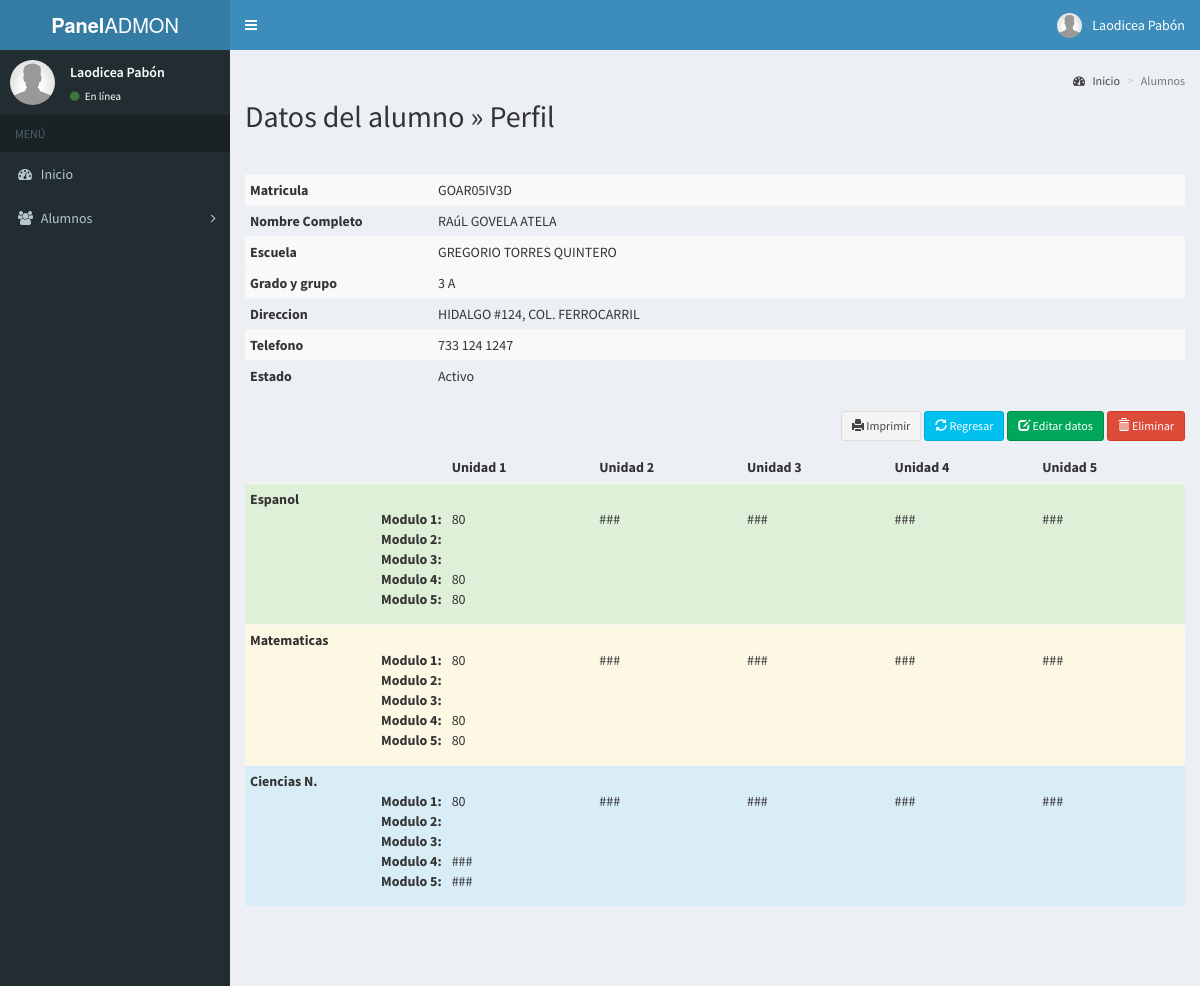
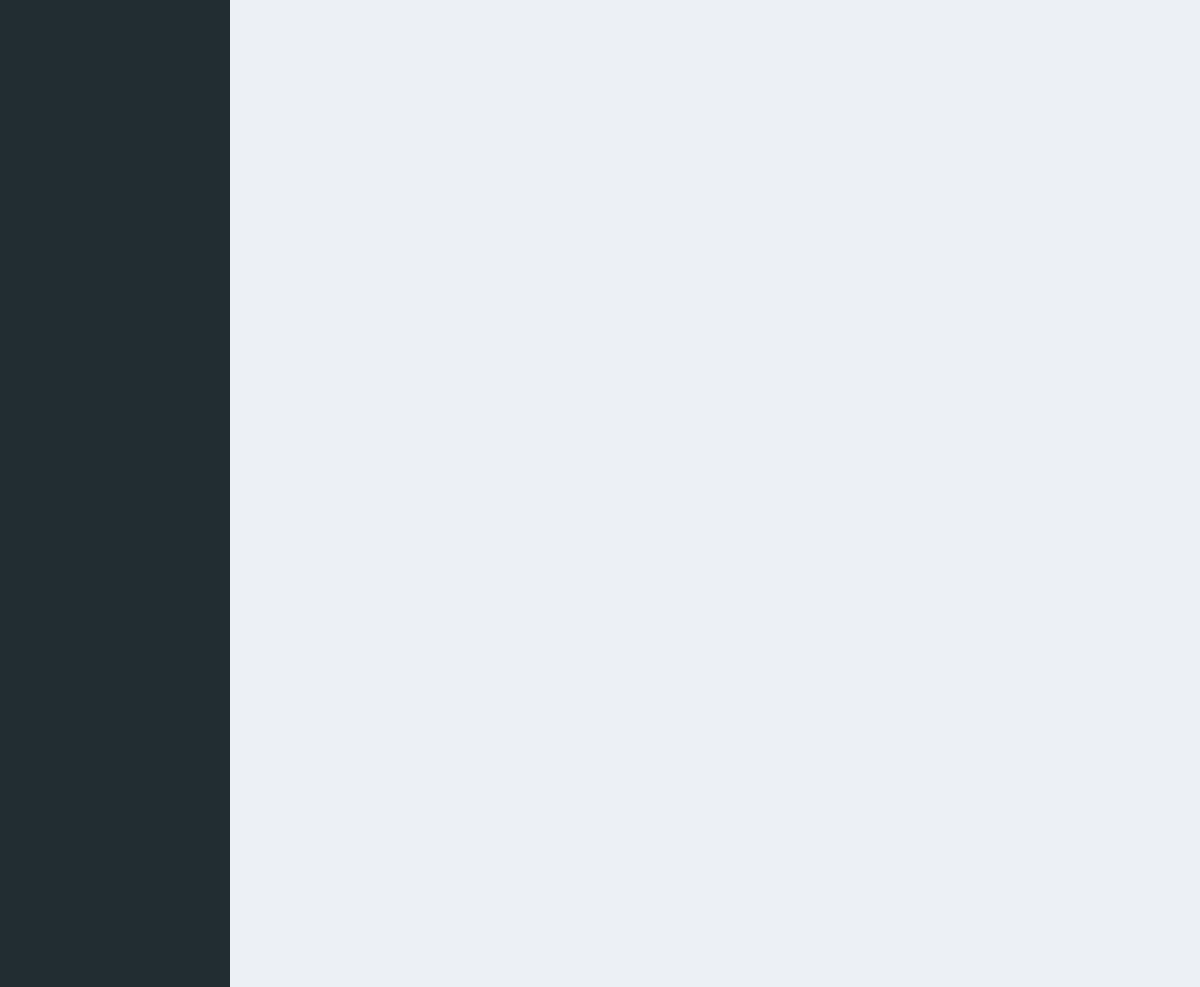
The app's page /admin/alumnos-perfil.php?nik=GoAR05IV3D (signed in) with its own data (2 pictures, top to bottom).
### tables this page shows
CREATE TABLE `alumno` (
  `matricula` varchar(12) NOT NULL,
  `nombre` varchar(50) DEFAULT NULL,
  `apellidoP` varchar(50) DEFAULT NULL,
  `apellidoM` varchar(50) DEFAULT NULL,
  `direccion` varchar(60) DEFAULT NULL,
  `telefono` varchar(15) DEFAULT NULL,
  `idEscuela` int(11) DEFAULT NULL,
  `idProfesor` int(11) DEFAULT NULL,
  `estatus` int(1) DEFAULT NULL,
  `grado` char(1) DEFAULT NULL,
  `grupo` char(1) DEFAULT NULL,
  `contrasena` varchar(45) DEFAULT NULL,
  `fechaN` datetime DEFAULT NULL
);

### admin/alumnos-perfil.php (the view, shortened to what this page needs)
<?php
   include_once("$_SERVER[DOCUMENT_ROOT]/Estadias/admin/bin/conexion.php");
  if($_SESSION["id_usuario"] == TRUE && $_SESSION["cargo"] == "admin" || $_SESSION["cargo"] == "profesor")
  {
?>
<!DOCTYPE html>
<html>
<head>
  <?php include_once(__DIR__."/bin/header.php"); ?>
</head>
<body class="hold-transition skin-blue sidebar-mini">
<div class="wrapper">
  <?php include_once(__DIR__."/bin/cabeza.php"); ?>
  <?php include_once(__DIR__."/bin/sidebar.php"); ?>
  <div class="content-wrapper">
    <section class="content-header">
      <ol class="breadcrumb">
        <li><a href="/Estadias/admin/"><i class="fa fa-dashboard"></i> Inicio</a></li>
        <li class="active">Alumnos</li>
      </ol>
    </section>
    <section class="content">
      <h2>Datos del alumno &raquo; Perfil</h2>
      <hr />
      <?php
      $nik = mysqli_real_escape_string($mysqli,(strip_tags($_GET["nik"],ENT_QUOTES)));
      $sql = mysqli_query($mysqli, "
        SELECT alumno.matricula as matricula, alumno.nombre as nombreA, alumno.apellidoP as apellidoP, alumno.apellidoM as apellidoM, alumno.grado as grado, alumno.grupo as grupo, alumno.estatus as estatus,
        (select escuela.nombre from alumno,escuela where alumno.matricula = '$nik'  and escuela.id = alumno.idescuela) as nombreescuela, alumno.direccion as direccion, alumno.telefono as telefono
        FROM alumno,escuela
        WHERE alumno.matricula='$nik'");
      if(mysqli_num_rows($sql) == 0){
      }else{
        $row = mysqli_fetch_assoc($sql);
      }
      ?>
      <table class="table table-striped table-condensed">
        <tr>
          <th width="20%">Matricula</th>
          <td><?php echo strtoupper($row['matricula']); ?></td>
        </tr>
        <tr>
          <th>Nombre  Completo</th>
          <td><?php echo strtoupper($row['nombreA']) . " " . strtoupper($row['apellidoP']) . " " . strtoupper($row['apellidoM']); ?></td>
        </tr>
        <tr>
          <th width="20%">Escuela</th>
          <td><?php echo strtoupper($row['nombreescuela']); ?></td>
        </tr>
        <tr>
        <tr>
          <th>Grado y grupo</th>
          <td><?php echo $row['grado'] . " " . $row['grupo']; ?></td>
        </tr>
         <tr>
          <th width="20%">Direccion</th>
          <td><?php echo strtoupper($row['direccion']); ?></td>
        </tr>
         <tr>
          <th width="20%">Telefono</th>
          <td><?php echo strtoupper($row['telefono']); ?></td>
        </tr>
        <tr>
          <th>Estado</th>
          <td>
            <?php
              if ($row['estatus']==0) {
                echo "Bloqueado";
              } else if ($row['estatus']==1){
                echo "Activo";
              }
            ?>
          </td>
        </tr>
      </table>
      <p  class="hidden-print" style="float:right">
        <a href="javascript:window.print();" class="btn btn-sm btn-default"><span class="glyphicon glyphicon-print" aria-hidden="true"></span> Imprimir</a>
        <a href="alumnos.php" class="btn btn-sm btn-info"><span class="glyphicon glyphicon-refresh" aria-hidden="true"></span> Regresar</a>
      <a href="alumnos-edit.php?nik=<?php echo $row['matricula']; ?>" class="btn btn-sm btn-success"><span class="glyphicon glyphicon-edit" aria-hidden="true"></span> Editar datos</a>
      <a href="alumnos-perfil.php?aksi=delete&nik=<?php echo $row['matricula']; ?>" class="btn btn-sm btn-danger" onclick="return confirm('Esta seguro de borrar los datos <?php echo $row['nombreA']; ?>')"><span class="glyphicon glyphicon-trash" aria-hidden="true"></span> Eliminar</a>
    </p>
      <br>
            <?php
            $nik = mysqli_real_escape_string($mysqli,(strip_tags($_GET["nik"],ENT_QUOTES)));
              $sqlcn1 = mysqli_query($mysqli, "
              SELECT  MAX(CASE WHEN matricula='$nik' and modulo = 1 and idmateria = 3 THEN puntuacion ELSE NULL END) modulo1,
            MAX(CASE WHEN matricula='$nik' and modulo = 2 and idmateria = 3 THEN puntuacion ELSE NULL END) modulo2,
            MAX(CASE WHEN matricula='$nik' and modulo = 3 and idmateria = 3 THEN puntuacion ELSE NULL END) modulo3
            FROM avance;");
            if(mysqli_num_rows($sqlcn1) == 0){
            }else{
              $rowcn1 = mysqli_fetch_assoc($sqlcn1);
            }
            ?>
       <table class="table table-condensed">
        <thead>
       <thead>
        <tr>
            <th></th>
            <th>Unidad 1</th>
            <th>Unidad 2</th>
            <th>Unidad 3</th>
            <th>Unidad 4</th>
            <th>Unidad 5</th>
        </tr>
    </thead>
    <tbody>
        <tr class="success">
            <th scope="row">Espanol<br>   <p style="float:right">Modulo 1: <br> Modulo 2: <br> Modulo 3: <br> Modulo 4: <br> Modulo 5: </p></th>
             <td><br><?php echo $rowcn1['modulo1'] ?><br>
                <?php echo $rowcn1['modulo2'] ?><br>
                <?php echo $rowcn1['modulo3'] ?><br>
                 <?php echo $rowcn1['modulo1'] ?><br>
                <?php echo $rowcn1['modulo1'] ?></td>
            <td><br>###</td>
            <td><br>###</td>
            <td><br>###</td>
            <td><br>###</td>
        </tr>
        <tr class="warning">
                       <th scope="row">Matematicas<br>   <p style="float:right">Modulo 1: <br> Modulo 2: <br> Modulo 3: <br> Modulo 4: <br> Modulo 5: </p></th>
             <td><br><?php echo $rowcn1['modulo1'] ?><br>
                <?php echo $rowcn1['modulo2'] ?><br>
                <?php echo $rowcn1['modulo3'] ?><br>
                 <?php echo $rowcn1['modulo1'] ?><br>
                <?php echo $rowcn1['modulo1'] ?></td>
            <td><br>###</td>
            <td><br>###</td>
            <td><br>###</td>
            <td><br>###</td>
        </tr>
        <tr class="info">
                    <th scope="row">Ciencias N.<br>   <p style="float:right">Modulo 1: <br> Modulo 2: <br> Modulo 3: <br> Modulo 4: <br> Modulo 5: <br></p> </th>
             <td><br><?php echo $rowcn1['modulo1']?><br>
                <?php echo $rowcn1['modulo2'] ?><br>
                <?php echo  $rowcn1['modulo3'] ?><br>
                 ###<br> ###
                </td>
            <td><br>###</td>
            <td><br>###</td>
            <td><br>###</td>
            <td><br>###</td>
        </tr>
    </tbody>
      </table>
      <br>
<div id="chart" style="width: 900px; height: 500px;"></div>
      <div class="container-fluid">
      <div id="columnchart" style="width: 100%; height: 500px;"></div>
      </div>
    </section>
  </div>
</div>
</body>
</html>
<?php
  } else {
    header("Location: /Estadias/admin/login.php");
  }
 ?>

### records on screen
alumno: matricula "GOAR05IV3D", nombre "RAúL", apellidoP "GOVELA", apellidoM "ATELA", grado "3", grupo "A", direccion "HIDALGO #124, COL. FERROCARRIL", telefono "733 124 1247"

### other values on screen
$_SESSION['nombre'] "Laodicea"
$_SESSION['apellidoP'] "Pabón"
$row['nombreescuela'] "GREGORIO TORRES QUINTERO"
$rowcn1['modulo1'] "80"
